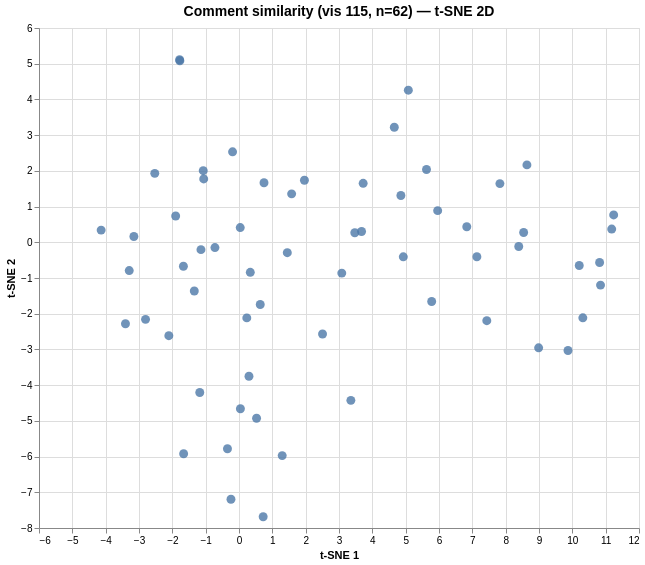

Describe this chart as a Vega-Lite specification.
### Vega specification from a JSON file in a GitHub repository (floating-point values rounded to 4 significant figures)
{"$schema": "https://vega.github.io/schema/vega/v6.json", "data": [{"name": "param_1e9efca18e7a2868_store"}, {"name": "source_0", "values": [{"comment": "What do you notice?\nI noticed that the rate of infection from Covid in each state is substantially less than the state p…", "dim_1": 0.234, "dim_2": -2.117, "index": 0}, {"comment": "the graph is intriguing", "dim_1": -0.241, "dim_2": -7.194, "index": 1}, {"comment": "What do you notice? Many prisons but mainly the ones in Michigan have a rate higher than any other state.\nWhat do you wo…", "dim_1": 5.78, "dim_2": -1.659, "index": 2}, {"comment": "It seems like Michigan has 76 prisoners that have covid out of 100 and the lowest posotive of covid prisoners is Maine b…", "dim_1": 8.989, "dim_2": -2.955, "index": 3}, {"comment": "As we can see in prisons there are more people with covid-19 compared to people who are out the prison. This can have ma…", "dim_1": -3.154, "dim_2": 0.162, "index": 4}, {"comment": "I notice that there are more infection cases in prison than in the entire state. It is the case for almost every state e…", "dim_1": 1.963, "dim_2": 1.736, "index": 5}, {"comment": "The Prison’s Condition of a State show the level of its culture.\nIn this Graphic I noticed that Covid’s infection rates …", "dim_1": 0.75, "dim_2": 1.667, "index": 6}, {"comment": "Notice: I noticed that for the vast majority of states, the case rate for COVID-19 in prisons was much higher than outsi…", "dim_1": -1.141, "dim_2": -0.206, "index": 7}, {"comment": "Why does North Dakota have such a high rate outside of prison?", "dim_1": 5.08, "dim_2": 4.259, "index": 8}, {"comment": "I noticed Michigan has the most cases. is it because of a precaution they aren't taking?", "dim_1": 10.85, "dim_2": -1.199, "index": 9}, {"comment": "I noticed that the prison cases are higher than the entire state", "dim_1": 7.827, "dim_2": 1.643, "index": 10}, {"comment": "Michigan has the highest cases. I wonder why are people in prisons not more protected? I don’t know what effect it has o…", "dim_1": 6.833, "dim_2": 0.435, "index": 11}, {"comment": "I noticed that the states on the left graph have higher counts than the ones on the right.", "dim_1": 0.725, "dim_2": -7.684, "index": 12}, {"comment": "I noticed that Arkansas has 72 prison cases.", "dim_1": 8.638, "dim_2": 2.167, "index": 13}, {"comment": "I noticed that Michigan has the most cases out of all states, and Maine has the least amount of cases of all states.", "dim_1": 11.18, "dim_2": 0.37, "index": 14}, {"comment": "I noticed that Michigan has one of the most counted cases in the USA today.", "dim_1": 10.82, "dim_2": -0.565, "index": 15}, {"comment": "I also noticed that there were more cases in michigan.", "dim_1": 10.21, "dim_2": -0.65, "index": 16}, {"comment": "I noticed that Maine has the least cases out of all the states.", "dim_1": 11.24, "dim_2": 0.766, "index": 17}, {"comment": "I noticed that Michigan has the most cases in us in prison and not in prison", "dim_1": 8.392, "dim_2": -0.118, "index": 18}, {"comment": "I notice Michigan has the most covid cases.", "dim_1": 10.31, "dim_2": -2.115, "index": 19}, {"comment": "I notice that the cases are going much higher and i wonder if this means if more people are dying from the virus. the im…", "dim_1": -1.177, "dim_2": -4.205, "index": 20}, {"comment": "Just released on the New York Times Learning Network “Examining the Math and Ethics of Covid-19 in Prisons.” (Search on …", "dim_1": -1.661, "dim_2": -5.92, "index": 21}, {"comment": "I noticed that case rates in state prisons are higher than case rates in the entire state. I wonder if the prisoners are…", "dim_1": -2.105, "dim_2": -2.615, "index": 22}, {"comment": "I noticed that Covid infection rates in prisons tend to be much higher than infection rates in the state populations. Th…", "dim_1": 1.449, "dim_2": -0.291, "index": 23}, {"comment": "I noticed that Nevada has 3.7x times the amount of prisons as the entire state I wonder if it is due to the fact that th…", "dim_1": 4.929, "dim_2": -0.407, "index": 24}, {"comment": "I noticed that Michigan 9 times more cases in prison than instate. I wonder if this is due to the laws that Michigan pla…", "dim_1": 8.539, "dim_2": 0.273, "index": 25}, {"comment": "I have noticed that the covid rates in the prison have gone up by a lot but at the same time, I am not surprised about t…", "dim_1": -1.341, "dim_2": -1.364, "index": 26}, {"comment": "I notice that the prison rate for Covid is much higher than the in-state rate.  This is shown because in the middle of t…", "dim_1": -0.346, "dim_2": -5.78, "index": 27}, {"comment": "What I notice: \n1. I notice that in all the states the case rate in prisons is higher than the case rate in the entire s…", "dim_1": 3.474, "dim_2": 0.267, "index": 28}, {"comment": "I notice that there are more cases in state prisons than in the entire state. It isn't surprising that the prisoners are…", "dim_1": 5.96, "dim_2": 0.886, "index": 29}, {"comment": ".I notice that the rate of covid in prison is a lot higher than in the state.\nI notice that the rate of covid in prison …", "dim_1": -1.059, "dim_2": 1.774, "index": 30}, {"comment": "I wonder why people in Michigan are more likely to get Covid.  It makes sense because people in jail are in the same roo…", "dim_1": 9.87, "dim_2": -3.031, "index": 31}, {"comment": "What I notice:\n- The state prison rates seem to be higher than the case rate in the entire state, perhaps because prison…", "dim_1": 3.677, "dim_2": 0.302, "index": 32}, {"comment": "I noticed that the Covid-19 rate in prison is way higher than in the whole state. I wonder if this is because of how cra…", "dim_1": -1.668, "dim_2": -0.671, "index": 33}, {"comment": "1. I notice that some states have an extremely high rate of infection among prisoners while others actually have less in…", "dim_1": 1.579, "dim_2": 1.356, "index": 34}, {"comment": "I noticed that the case rate for Covid-19 is higher in prison than in the state. I think this happens because visitors i…", "dim_1": -2.804, "dim_2": -2.158, "index": 35}, {"comment": "I noticed that the infection rate in prison is significantly higher than the entire state rate. I wonder why prisoners a…", "dim_1": -0.722, "dim_2": -0.148, "index": 36}, {"comment": "I notice that the people in the prison have a higher Covid-19 rate. I wonder if this is because so many people are aroun…", "dim_1": -3.293, "dim_2": -0.792, "index": 37}, {"comment": "I noticed that Texas isn’t the worst. Given the fact that we’re one of the largest states with prisons.\n\nI wonder how it…", "dim_1": 2.506, "dim_2": -2.569, "index": 38}, {"comment": "When if first looked at this graph I noticed that each state has a lot more prisoners that have COVID-19 than cases in t…", "dim_1": -1.9, "dim_2": 0.736, "index": 39}, {"comment": "I notice that Michigan has the highest number out of them all. I wonder if prisons make prisoners or even prison Guards …", "dim_1": 7.434, "dim_2": -2.195, "index": 40}, {"comment": "I noticed that the case rate in prison of Covid-19 is way larger than the case rate in the entire state. I wonder how co…", "dim_1": -3.406, "dim_2": -2.28, "index": 41}, {"comment": "I noticed that the rate of COVID-19 inflection in prison is higher than the state inflection rate; only 3 states have a …", "dim_1": -1.774, "dim_2": 5.083, "index": 42}, {"comment": "Covid-19 infection rates in state prisons compare to rates in state populations by showing the amount of cases in the pr…", "dim_1": 0.339, "dim_2": -0.841, "index": 43}, {"comment": "I wonder why prisoners have such a high chance of catching it. I also wonder what could have been done to avoid so many …", "dim_1": 3.356, "dim_2": -4.426, "index": 44}, {"comment": "One thing I am noticing is that most prisons have way higher COVID rates than the rest of the public. I found this surpr…", "dim_1": 0.037, "dim_2": 0.412, "index": 45}, {"comment": "I notice that in this graph there are far higher covid cases in prison than there is in the state, I believe this is due…", "dim_1": 0.299, "dim_2": -3.752, "index": 46}, {"comment": "Notice\nWondering\nI notice the orange numbers range from 1-40\nI wonder why states who have more freedom and fewer regulat…", "dim_1": -0.193, "dim_2": 2.533, "index": 47}, {"comment": "I noticed...\nMichigan the infection rates are 9 times as much in their prison's that the whole state. Arkansas has 6.5 t…", "dim_1": 0.637, "dim_2": -1.743, "index": 48}, {"comment": "1.I notice that the rate of covid in prison is a lot higher than in the state.\nI notice that the rate of covid in prison…", "dim_1": -1.073, "dim_2": 2.005, "index": 49}, {"comment": "What I notice right away is that generally, prisons have had many more cases of COVID-19 infection than the entire state…", "dim_1": -2.527, "dim_2": 1.93, "index": 50}, {"comment": "We noticed that the prison population has more cases than actual cases in the states. We also wondered why some states o…", "dim_1": 4.857, "dim_2": 1.309, "index": 51}, {"comment": "This graph is showing the ten industries that are predicted to be in the most demand and the ten industries that are pre…", "dim_1": 1.296, "dim_2": -5.973, "index": 52}, {"comment": "I noticed that the rate of COVID-19 inflection in prison is generally higher than the state inflection rate; only 3 stat…", "dim_1": -1.783, "dim_2": 5.11, "index": 53}, {"comment": "What is very noticeable in the article is that prison rates are much higher than state  rates.\nI wonder if this has to d…", "dim_1": 4.659, "dim_2": 3.22, "index": 54}, {"comment": "different scales have different lengths, and there are rates of people in prisons having covid-19 and people out of pris…", "dim_1": -4.136, "dim_2": 0.341, "index": 55}, {"comment": "No states have fewer cases in prisons than in the public, even more social life is more regulated\nIs medical treatment i…", "dim_1": 5.625, "dim_2": 2.039, "index": 56}, {"comment": "In most states the case rate in prison is higher than the case rate in the entire state.\nDoes the rate has to do with th…", "dim_1": 3.725, "dim_2": 1.651, "index": 57}, {"comment": "Title: “US prisons are doing incredibly badly with Covid rates--here's what it looks like”\nWhat I noticed:  For majority…", "dim_1": 3.083, "dim_2": -0.863, "index": 58}, {"comment": "What do you notice?\nAlmost anywhere there is covid prison the numbers of cases are almost always more than the rest of t…", "dim_1": 0.042, "dim_2": -4.661, "index": 59}, {"comment": "I noticed that michigan has 9x cases in jail\n\nI wonder why there's so many cases in prisons\n\nThe impact on the community…", "dim_1": 7.136, "dim_2": -0.405, "index": 60}, {"comment": "What do you notice?\n\nI noticed that prisons have a lot of numbers.\nWhat do you wonder?\n\nI am wondering why the prisons h…", "dim_1": 0.527, "dim_2": -4.927, "index": 61}]}, {"name": "source_0_x_domain_dim_1", "values": [{"min": -4.136, "max": 11.24}]}, {"name": "source_0_y_domain_dim_2", "values": [{"min": -7.684, "max": 5.11}]}], "signals": [{"name": "unit", "value": {}, "on": [{"events": "pointermove", "update": "isTuple(group()) ? group() : unit"}]}, {"name": "param_1e9efca18e7a2868", "update": "vlSelectionResolve(\"param_1e9efca18e7a2868_store\", \"union\")"}, {"name": "param_1e9efca18e7a2868_dim_1", "on": [{"events": [{"source": "view", "type": "dblclick"}], "update": "null"}, {"events": {"signal": "param_1e9efca18e7a2868_translate_delta"}, "update": "panLinear(param_1e9efca18e7a2868_translate_anchor.extent_x, -param_1e9efca18e7a2868_translate_delta.x / width)"}, {"events": {"signal": "param_1e9efca18e7a2868_zoom_delta"}, "update": "zoomLinear(domain(\"x\"), param_1e9efca18e7a2868_zoom_anchor.x, param_1e9efca18e7a2868_zoom_delta)"}]}, {"name": "param_1e9efca18e7a2868_dim_2", "on": [{"events": [{"source": "view", "type": "dblclick"}], "update": "null"}, {"events": {"signal": "param_1e9efca18e7a2868_translate_delta"}, "update": "panLinear(param_1e9efca18e7a2868_translate_anchor.extent_y, param_1e9efca18e7a2868_translate_delta.y / height)"}, {"events": {"signal": "param_1e9efca18e7a2868_zoom_delta"}, "update": "zoomLinear(domain(\"y\"), param_1e9efca18e7a2868_zoom_anchor.y, param_1e9efca18e7a2868_zoom_delta)"}]}, {"name": "param_1e9efca18e7a2868_tuple", "on": [{"events": [{"signal": "param_1e9efca18e7a2868_dim_1 || param_1e9efca18e7a2868_dim_2"}], "update": "param_1e9efca18e7a2868_dim_1 && param_1e9efca18e7a2868_dim_2 ? {unit: \"\", fields: param_1e9efca18e7a2868_tuple_fields, values: [param_1e9efca18e7a2868_dim_1,param_1e9efca18e7a2868_dim_2]} : null"}]}, {"name": "param_1e9efca18e7a2868_tuple_fields", "value": [{"field": "dim_1", "channel": "x", "type": "R"}, {"field": "dim_2", "channel": "y", "type": "R"}]}, {"name": "param_1e9efca18e7a2868_translate_anchor", "value": {}, "on": [{"events": [{"source": "scope", "type": "pointerdown"}], "update": "{x: x(unit), y: y(unit), extent_x: domain(\"x\"), extent_y: domain(\"y\")}"}]}, {"name": "param_1e9efca18e7a2868_translate_delta", "value": {}, "on": [{"events": [{"source": "window", "between": [{"source": "scope", "type": "pointerdown"}, {"source": "window", "type": "pointerup"}], "consume": true, "type": "pointermove"}], "update": "{x: param_1e9efca18e7a2868_translate_anchor.x - x(unit), y: param_1e9efca18e7a2868_translate_anchor.y - y(unit)}"}]}, {"name": "param_1e9efca18e7a2868_zoom_anchor", "on": [{"events": [{"source": "scope", "type": "wheel", "consume": true}], "update": "{x: invert(\"x\", x(unit)), y: invert(\"y\", y(unit))}"}]}, {"name": "param_1e9efca18e7a2868_zoom_delta", "on": [{"events": [{"source": "scope", "consume": true, "type": "wheel"}], "update": "pow(1.001, event.deltaY * pow(16, event.deltaMode))", "force": true}]}, {"name": "param_1e9efca18e7a2868_modify", "on": [{"events": {"signal": "param_1e9efca18e7a2868_tuple"}, "update": "modify(\"param_1e9efca18e7a2868_store\", param_1e9efca18e7a2868_tuple, true)"}]}], "marks": [{"type": "symbol", "name": "marks", "from": {"data": "source_0"}, "encode": {"update": {"tooltip": {"signal": "{\"Comment #\": format(datum[\"index\"], \"\"), \"Comment\": isValid(datum[\"comment\"]) ? datum[\"comment\"] : \"\"+datum[\"comment\"]}"}, "y": {"field": "dim_2", "scale": "y"}, "fill": {"value": "#4c78a8"}, "opacity": {"value": 0.8}, "size": {"value": 80}, "shape": {"value": "circle"}, "x": {"field": "dim_1", "scale": "x"}}}, "clip": true, "style": ["circle"], "interactive": true}], "scales": [{"name": "x", "type": "linear", "domain": [{"signal": "(data(\"source_0_x_domain_dim_1\")[0] || {}).min"}, {"signal": "(data(\"source_0_x_domain_dim_1\")[0] || {}).max"}], "range": [0, {"signal": "width"}], "domainRaw": {"signal": "param_1e9efca18e7a2868[\"dim_1\"]"}, "zero": true, "nice": true}, {"name": "y", "type": "linear", "domain": [{"signal": "(data(\"source_0_y_domain_dim_2\")[0] || {}).min"}, {"signal": "(data(\"source_0_y_domain_dim_2\")[0] || {}).max"}], "range": [{"signal": "height"}, 0], "nice": true, "zero": true, "domainRaw": {"signal": "param_1e9efca18e7a2868[\"dim_2\"]"}}], "axes": [{"scale": "x", "gridScale": "y", "zindex": 0, "domain": false, "maxExtent": 0, "labels": false, "aria": false, "minExtent": 0, "tickCount": {"signal": "ceil(width/40)"}, "ticks": false, "grid": true, "orient": "bottom"}, {"scale": "y", "orient": "left", "minExtent": 0, "aria": false, "ticks": false, "gridScale": "x", "tickCount": {"signal": "ceil(height/40)"}, "maxExtent": 0, "domain": false, "labels": false, "grid": true, "zindex": 0}, {"scale": "x", "grid": false, "orient": "bottom", "title": "t-SNE 1", "labelFlush": true, "labelOverlap": true, "tickCount": {"signal": "ceil(width/40)"}, "zindex": 0}, {"scale": "y", "labelOverlap": true, "orient": "left", "title": "t-SNE 2", "grid": false, "zindex": 0, "tickCount": {"signal": "ceil(height/40)"}}], "title": {"text": "Comment similarity (vis 115, n=62) — t-SNE 2D", "frame": "group", "fontSize": 14}, "width": 600, "padding": 5, "background": "white", "style": "cell", "height": 500}
